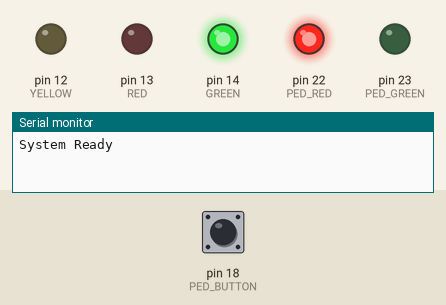
Simulated run of this sketch. Board: Arduino Mega 2560, built with avr-gcc and run on an emulated ATmega2560. Parts: output pins drawn as LEDs (lit = HIGH), the last lines printed to the serial monitor. The inputs (shaded band) are chosen by the test bench; at power-on: pin 18 (PED_BUTTON) HIGH.

Above: at 1.2 s.
1.3 s: pin 18 (PED_BUTTON) pulled LOW for 0.15 s
At 3.4 s:
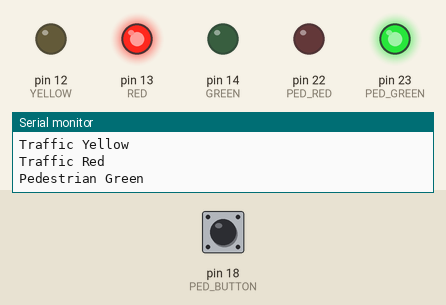
At 8.3 s:
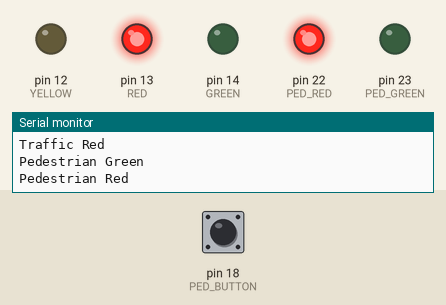
10.0 s: pin 18 (PED_BUTTON) pulled LOW for 1 s
At 11.0 s:
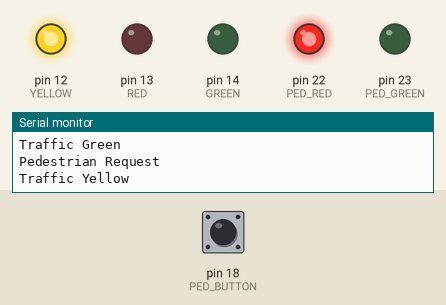
Timing chart, 0 to 18.7 s (numbered marks = the images above; inputs shaded):
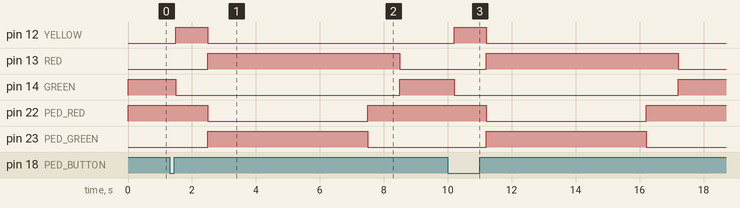

The sketch:

blink2.ino
```cpp
// =========================
// Traffic Light Pins
// =========================
#define RED     13
#define YELLOW  12
#define GREEN   14

// =========================
// Pedestrian Light Pins
// =========================
#define PED_RED     22
#define PED_GREEN   23

// Push button for pedestrian request
#define PED_BUTTON  18

void setup() {

  Serial.begin(115200);

  // Configure traffic lights as outputs
  pinMode(RED, OUTPUT);
  pinMode(YELLOW, OUTPUT);
  pinMode(GREEN, OUTPUT);

  // Configure pedestrian lights as outputs
  pinMode(PED_RED, OUTPUT);
  pinMode(PED_GREEN, OUTPUT);

  // Configure button with internal pullup resistor
  pinMode(PED_BUTTON, INPUT_PULLUP);

  // =========================
  // Initial State
  // Cars can move
  // Pedestrians must stop
  // =========================
  digitalWrite(GREEN, HIGH);

  digitalWrite(YELLOW, LOW);
  digitalWrite(RED, LOW);

  digitalWrite(PED_RED, HIGH);
  digitalWrite(PED_GREEN, LOW);

  Serial.println("System Ready");
}

void loop() {

  // ==========================================
  // Wait until pedestrian button is pressed
  // INPUT_PULLUP means:
  // NOT pressed = HIGH
  // Pressed     = LOW
  // ==========================================
  if (digitalRead(PED_BUTTON) == LOW) {

    Serial.println("Pedestrian Request");

    // Small debounce delay
    delay(200);

    // ==========================================
    // Step 1
    // Stop traffic
    // ==========================================

    digitalWrite(GREEN, LOW);

    digitalWrite(YELLOW, HIGH);
    Serial.println("Traffic Yellow");
    delay(1000);

    digitalWrite(YELLOW, LOW);

    digitalWrite(RED, HIGH);
    Serial.println("Traffic Red");

    // ==========================================
    // Step 2
    // Allow pedestrians to cross
    // ==========================================

    digitalWrite(PED_RED, LOW);
    digitalWrite(PED_GREEN, HIGH);

    Serial.println("Pedestrian Green");
    delay(5000);

    // ==========================================
    // Step 3
    // Stop pedestrians
    // ==========================================

    digitalWrite(PED_GREEN, LOW);
    digitalWrite(PED_RED, HIGH);

    Serial.println("Pedestrian Red");
    delay(1000);

    // ==========================================
    // Step 4
    // Resume traffic
    // ==========================================

    digitalWrite(RED, LOW);

    digitalWrite(GREEN, HIGH);

    Serial.println("Traffic Green");

    // Wait for button release
    while (digitalRead(PED_BUTTON) == LOW) {
      delay(10);
    }
  }
}
```

Measured:
- after the input at 1.3 s, pin 12 (YELLOW): LOW → HIGH after 0.20 s, → LOW 1.0 s later; pin 13 (RED): LOW → HIGH after 1.2 s, → LOW 6.0 s later; pin 14 (GREEN): HIGH → LOW after 0.20 s, → HIGH 7.0 s later; pin 22 (PED_RED): HIGH → LOW after 1.2 s, → HIGH 5.0 s later; pin 23 (PED_GREEN): LOW → HIGH after 1.2 s, → LOW 5.0 s later
- after the input at 10.0 s, pin 12 (YELLOW): LOW → HIGH after 0.20 s, → LOW 1.0 s later; pin 13 (RED): LOW → HIGH after 1.2 s, → LOW 6.0 s later; pin 14 (GREEN): HIGH → LOW after 0.20 s, → HIGH 7.0 s later; pin 22 (PED_RED): HIGH → LOW after 1.2 s, → HIGH 5.0 s later; pin 23 (PED_GREEN): LOW → HIGH after 1.2 s, → LOW 5.0 s later
